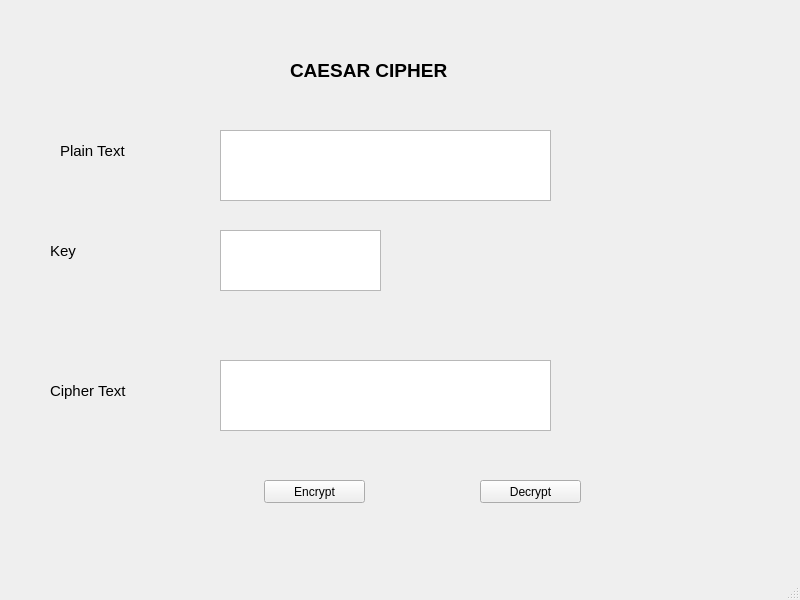
<?xml version="1.0" encoding="UTF-8"?>
<ui version="4.0">
 <class>MainWindow</class>
 <widget class="QMainWindow" name="MainWindow">
  <property name="geometry">
   <rect>
    <x>0</x>
    <y>0</y>
    <width>800</width>
    <height>600</height>
   </rect>
  </property>
  <property name="windowTitle">
   <string>MainWindow</string>
  </property>
  <widget class="QWidget" name="centralwidget">
   <widget class="QLabel" name="label">
    <property name="geometry">
     <rect>
      <x>290</x>
      <y>40</y>
      <width>221</width>
      <height>61</height>
     </rect>
    </property>
    <property name="font">
     <font>
      <pointsize>14</pointsize>
      <weight>75</weight>
      <bold>true</bold>
     </font>
    </property>
    <property name="text">
     <string>CAESAR CIPHER</string>
    </property>
   </widget>
   <widget class="QLabel" name="label_2">
    <property name="geometry">
     <rect>
      <x>60</x>
      <y>140</y>
      <width>81</width>
      <height>21</height>
     </rect>
    </property>
    <property name="font">
     <font>
      <pointsize>11</pointsize>
     </font>
    </property>
    <property name="text">
     <string>Plain Text</string>
    </property>
   </widget>
   <widget class="QLabel" name="label_3">
    <property name="geometry">
     <rect>
      <x>50</x>
      <y>240</y>
      <width>81</width>
      <height>21</height>
     </rect>
    </property>
    <property name="font">
     <font>
      <pointsize>11</pointsize>
     </font>
    </property>
    <property name="text">
     <string>Key</string>
    </property>
   </widget>
   <widget class="QLabel" name="label_4">
    <property name="geometry">
     <rect>
      <x>50</x>
      <y>380</y>
      <width>81</width>
      <height>21</height>
     </rect>
    </property>
    <property name="font">
     <font>
      <pointsize>11</pointsize>
     </font>
    </property>
    <property name="text">
     <string>Cipher Text</string>
    </property>
   </widget>
   <widget class="QTextEdit" name="txt_plain">
    <property name="geometry">
     <rect>
      <x>220</x>
      <y>130</y>
      <width>331</width>
      <height>71</height>
     </rect>
    </property>
   </widget>
   <widget class="QTextEdit" name="txt_key">
    <property name="geometry">
     <rect>
      <x>220</x>
      <y>230</y>
      <width>161</width>
      <height>61</height>
     </rect>
    </property>
   </widget>
   <widget class="QTextEdit" name="txt_cipher">
    <property name="geometry">
     <rect>
      <x>220</x>
      <y>360</y>
      <width>331</width>
      <height>71</height>
     </rect>
    </property>
   </widget>
   <widget class="QPushButton" name="btn_en">
    <property name="geometry">
     <rect>
      <x>264</x>
      <y>480</y>
      <width>101</width>
      <height>23</height>
     </rect>
    </property>
    <property name="text">
     <string>Encrypt</string>
    </property>
   </widget>
   <widget class="QPushButton" name="btn_de">
    <property name="geometry">
     <rect>
      <x>480</x>
      <y>480</y>
      <width>101</width>
      <height>23</height>
     </rect>
    </property>
    <property name="text">
     <string>Decrypt</string>
    </property>
   </widget>
  </widget>
  <widget class="QMenuBar" name="menubar">
   <property name="geometry">
    <rect>
     <x>0</x>
     <y>0</y>
     <width>800</width>
     <height>21</height>
    </rect>
   </property>
  </widget>
  <widget class="QStatusBar" name="statusbar"/>
 </widget>
 <resources/>
 <connections/>
</ui>
